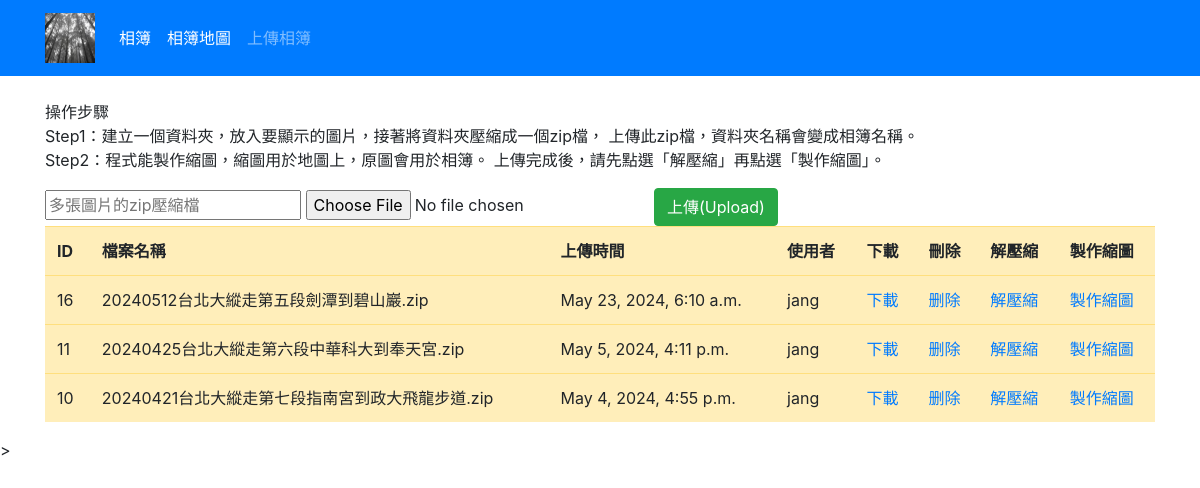
Page /file/ (signed in) on the earlier database version.
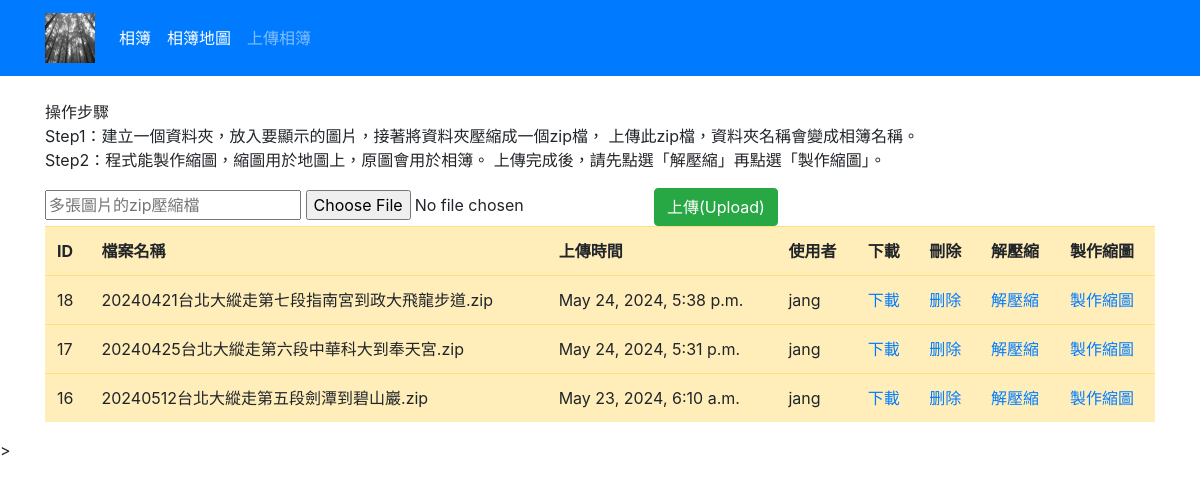
Same page on the later database version.
### file/models.py (models this page shows)
class File(models.Model):
    title = models.CharField(max_length = 200)
    uploadedFile = models.FileField(upload_to = "upload/")
    dateTimeOfUpload = models.DateTimeField(auto_now = True)
    user = models.ForeignKey(settings.AUTH_USER_MODEL, on_delete=models.CASCADE, related_name='file_user', null = True)
    class Meta:
        permissions = (
            ("file_upload", "Can Upload File"),
            ("file_delete", "Can Delete File"),
        )

### file/views.py (the view, shortened to what this page needs)
# urls.py: path("", views.uploadFile, name = 'upload'),
@login_required
def uploadFile(request):  #上傳多張圖片的zip檔
    files = models.File.objects.all().order_by("-id") #新上傳的壓縮檔放前面
    return render(request, "upload-file.html", context = { "files": files })

### file/templates/upload-file.html (shortened to what this page needs)
{% extends 'base.html' %}
{% load static %}
{% block content %}
{% if user.is_authenticated %}
    <p class="fw-bold">
        操作步驟<br>
        Step1：建立一個資料夾，放入要顯示的圖片，接著將資料夾壓縮成一個zip檔，
        上傳此zip檔，資料夾名稱會變成相簿名稱。<br>
        Step2：程式能製作縮圖，縮圖用於地圖上，原圖會用於相簿。
        上傳完成後，請先點選「解壓縮」再點選「製作縮圖」。<br>
    </p>
    <form action="{% url 'file:upload' %}" method="POST" enctype="multipart/form-data">
        <input type="text" name="fileTitle" placeholder="多張圖片的zip壓縮檔">
        <input type="file"  name="uploadedFile">
        <input type="submit" class="btn btn-success" value="上傳(Upload)">
    </form>
    <table  class="table table-warning">
        <tr>
            <th scope="col">ID</th>
            <th scope="col">檔案名稱</th>
            <th scope="col">上傳時間</th>
            <th scope="col">使用者</th>
            <th scope="col">下載</th>
            <th scope="col">刪除</th>
            <th scope="col">解壓縮</th>
            <th scope="col">製作縮圖</th>
        </tr>
        {% for file in files %}
            <tr>
                <td  scope="row">{{ file.id }}</td>
                <td>{{ file.title }}</td>
                <td>{{ file.dateTimeOfUpload }}</td>
                <td>{{ file.user }}</td>
                <td> <a href="{% url 'file:download' file.id %}">下載</a></td>
                <td> <a href="{% url 'file:delete' file.id %}">删除</a></td>
                <td> <a href="{% url 'file:unzip' file.id %}">解壓縮</a></td>
                <td> <a href="{% url 'file:thumb' file.id %}">製作縮圖</a></td>
            </tr>
        {% endfor %}
    </table>
{% endif %}
{% endblock %}

### templates/base.html (shortened to what this page needs)
{% load static %}
<!doctype html>
<html lang="zh-Hant">
  <head>
<link rel="stylesheet" href="https://stackpath.bootstrapcdn.com/bootstrap/4.4.1/css/bootstrap.min.css">
<link href="https://unpkg.com/nanogallery2/dist/css/nanogallery2.min.css" rel="stylesheet" type="text/css"></link>
  </head>
  <body>
    <nav class="navbar navbar-expand-lg navbar-dark bg-primary">
      <div class="container">
        <a class="navbar-brand" href="#" target="_blank">
          <img src="{% static 'navbar/tree.jpg' %}" width="50" height="50" alt="">
        </a>
        <div class="collapse navbar-collapse" id="navbarSupportedContent">
          <ul class="navbar-nav me-auto mb-2 mb-lg-0">
            <li class="nav-item">
              <a class="nav-link active" aria-current="page" href="{% url 'gal:list' %}">相簿</a>
            </li>
            <li class="nav-item">
              <a class="nav-link active" aria-current="page" href="{% url 'map:list' %}">相簿地圖</a>
            </li>
            <li class="nav-item">
              <a class="nav-link" href="{% url 'file:upload' %}">上傳相簿</a>
            </li>
          </ul>
        </div>
      </div>
    </nav>
    <div class="container">
        <br />
        {% block content %}
        {% endblock  %}
    </div>
<script src="https://cdn.jsdelivr.net/npm/popper.js@1.16.0/dist/umd/popper.min.js"></script>>
  </body>
</html>

Differences in the rows shown:
removed File: id "11", title "20240425台北大縱走第六段中華科大到奉天宮.zip", dateTimeOfUpload "May 5, 2024, 4:11 p.m.", user "jang"
removed File: id "10", title "20240421台北大縱走第七段指南宮到政大飛龍步道.zip", dateTimeOfUpload "May 4, 2024, 4:55 p.m.", user "jang"
added File: id "18", title "20240421台北大縱走第七段指南宮到政大飛龍步道.zip", dateTimeOfUpload "May 24, 2024, 5:38 p.m.", user "jang"
added File: id "17", title "20240425台北大縱走第六段中華科大到奉天宮.zip", dateTimeOfUpload "May 24, 2024, 5:31 p.m.", user "jang"
